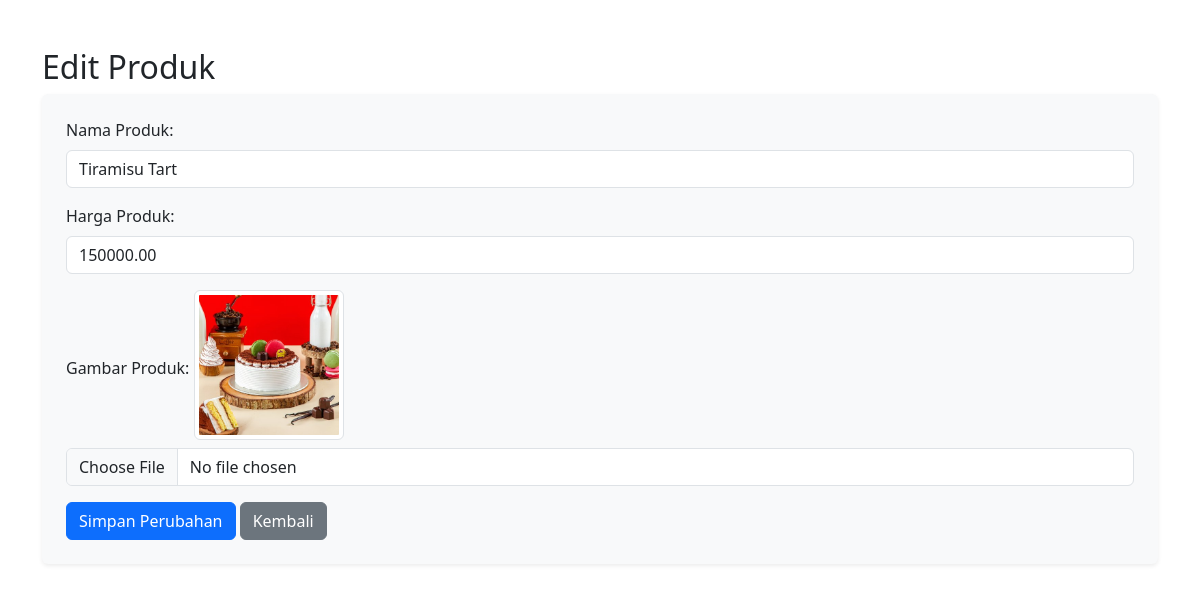
The app's page /admin/edit_produk.php?id=12 with its own data.
### tables this page shows
CREATE TABLE `produk` (
  `id_produk` int NOT NULL,
  `nama_produk` varchar(100) NOT NULL,
  `harga_produk` decimal(10,2) NOT NULL,
  `gambar_produk` varchar(255) NOT NULL
);

### admin/edit_produk.php (the view, shortened to what this page needs)
<?php
include 'config.php';
$id_produk = $_GET['id'] ?? '';
$nama_produk = '';
$harga_produk = '';
$gambar_produk = '';
if (!empty($id_produk)) {
    $query = "SELECT * FROM produk WHERE id_produk = '$id_produk'";
    $result = mysqli_query($conn, $query);
    if ($row = mysqli_fetch_assoc($result)) {
        $nama_produk = $row['nama_produk'];
        $harga_produk = $row['harga_produk'];
        $gambar_produk = $row['gambar_produk'];
    } else {
        $error = "Produk tidak ditemukan!";
    }
} else {
    $error = "ID Produk tidak valid!";
}
?>
<!DOCTYPE html>
<html lang="id">
<head>
    <link href="https://cdn.jsdelivr.net/npm/bootstrap@5.3.2/dist/css/bootstrap.min.css" rel="stylesheet">
</head>
<body>
    <div class="container my-5">
        <h2>Edit Produk</h2>
        <form action="" method="post" enctype="multipart/form-data" class="bg-light p-4 rounded shadow-sm">
            <div class="mb-3">
                <label for="nama_produk" class="form-label">Nama Produk:</label>
                <input type="text" id="nama_produk" name="nama_produk" class="form-control" value="<?php echo htmlspecialchars($nama_produk); ?>" required>
            </div>
            <div class="mb-3">
                <label for="harga_produk" class="form-label">Harga Produk:</label>
                <input type="number" id="harga_produk" name="harga_produk" class="form-control" value="<?php echo htmlspecialchars($harga_produk); ?>" required>
            </div>
            <div class="mb-3">
                <label for="gambar_produk" class="form-label">Gambar Produk:</label>
                <?php if ($gambar_produk): ?>
                    <img src="uploads/<?php echo htmlspecialchars($gambar_produk); ?>" alt="Gambar Produk" class="img-thumbnail mb-2" style="max-width: 150px;">
                <?php endif; ?>
                <input type="file" id="gambar_produk" name="gambar_produk" class="form-control" accept="image/*">
            </div>
            <button type="submit" class="btn btn-primary">Simpan Perubahan</button>
            <a href="admin.php" class="btn btn-secondary">Kembali</a>
        </form>
    </div>
</body>
</html>

### records on screen
produk: nama_produk "Tiramisu Tart", harga_produk "150000.00", gambar_produk (picture)
